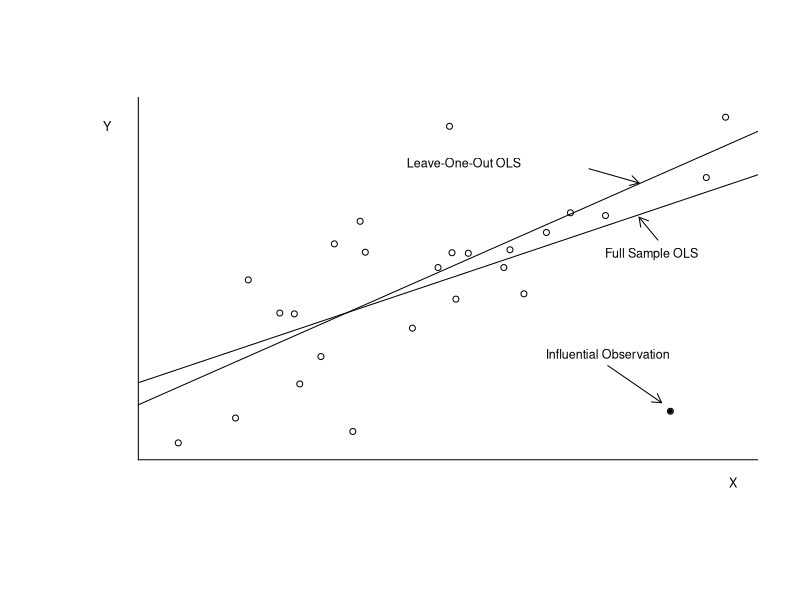
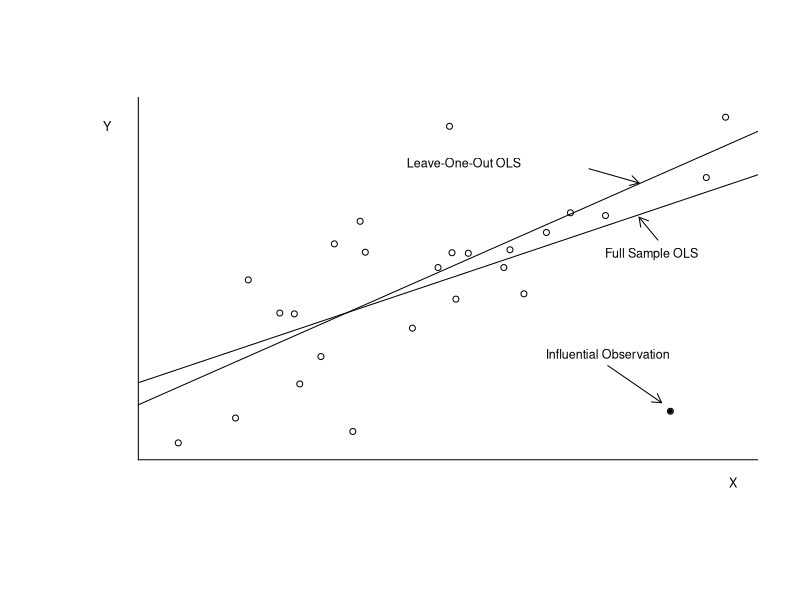

Write the R code that produced these figures, in order.
#########################################
### This file generates Figure 3.5
### Impact of an influential observation
### on the least-squares estimator 
#########################################
### Uses the file "figure3_5.txt"
#########################################

## the artificial data was generated once and saved in "figure3_5.txt"
infdata <- read.table(file="figure3_5.txt")
Y <- infdata[,1]
X <- infdata[,2]
n <- length(Y)
XX <- cbind(matrix(1,n,1),X)
Y1 <- c(Y,0)
X1 <- c(X,9)
XX1 <- cbind(matrix(1,n+1,1),X1)
beta <- solve(t(XX)%*%XX)%*%(t(XX)%*%Y)
beta1 <- solve(t(XX1)%*%XX1)%*%(t(XX1)%*%Y1)

L <- .5
U <- 11

pdf("HANSEN3-5.pdf",family="Helvetica",colormodel='cmyk',width=4.5,height=4.5)
plot(X1,Y1,ylab="",xlab="",cex.lab=.75,cex.axis=.75,cex=.8,bty="n",yaxt="n",xaxt="n",xlim=c(0,10),ylim=c(-2.5,11))
lines(c(L,U),c(-1.7,-1.7))
lines(c(L,L),c(-1.7,11))
lines(c(L,U),c(beta[1]+beta[2]*L,beta[1]+beta[2]*U))
lines(c(L,U),c(beta1[1]+beta1[2]*L,beta1[1]+beta1[2]*U))
points(9,0,pch=20,cex=.8)
text(5.7,8.7,"Leave-One-Out OLS",cex=.75)
text(8.7,5.5,"Full Sample OLS",cex=.75)
text(8,2,"Influential Observation",cex=.75)
arrows(7.7,8.5,8.5,8,code=2,length=0.1)
arrows(8.8,6,8.5,6.8,code=2,length=0.1)
arrows(8,1.6,8.86,.3,code=2,length=.1)
text(0,10,"Y",cex=.75)
text(10,-2.5,"X",cex=.75)
dev.off()

postscript("HANSEN3-5.eps",paper="special",width=4.5,height=4.5,horizontal=FALSE,onefile=FALSE,family="Helvetica",colormodel='cmyk')
plot(X1,Y1,ylab="",xlab="",cex.lab=.75,cex.axis=.75,cex=.8,bty="n",yaxt="n",xaxt="n",xlim=c(0,10),ylim=c(-2.5,11))
lines(c(L,U),c(-1.7,-1.7))
lines(c(L,L),c(-1.7,11))
lines(c(L,U),c(beta[1]+beta[2]*L,beta[1]+beta[2]*U))
lines(c(L,U),c(beta1[1]+beta1[2]*L,beta1[1]+beta1[2]*U))
points(9,0,pch=20,cex=.8)
text(5.7,8.7,"Leave-One-Out OLS",cex=.75)
text(8.7,5.5,"Full Sample OLS",cex=.75)
text(8,2,"Influential Observation",cex=.75)
arrows(7.7,8.5,8.5,8,code=2,length=0.1)
arrows(8.8,6,8.5,6.8,code=2,length=0.1)
arrows(8,1.6,8.86,.3,code=2,length=.1)
text(0,10,"Y",cex=.75)
text(10,-2.5,"X",cex=.75)
dev.off()
